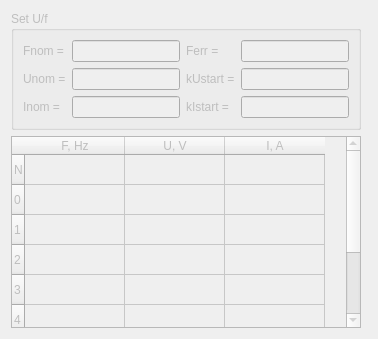
      <widget class="QWidget" name="tab_u_f">
       <attribute name="title">
        <string>U/F</string>
       </attribute>
       <layout class="QGridLayout" name="gridLayout_25">
        <item row="0" column="0">
         <layout class="QVBoxLayout" name="verticalLayout_25">
          <item>
           <widget class="QGroupBox" name="groupBox_UF">
            <property name="enabled">
             <bool>false</bool>
            </property>
            <property name="title">
             <string>Set U/f</string>
            </property>
            <layout class="QGridLayout" name="gridLayout_23">
             <item row="0" column="0">
              <layout class="QGridLayout" name="gridLayout_22">
               <item row="0" column="0">
                <widget class="QLabel" name="label_f_nom">
                 <property name="text">
                  <string>Fnom =</string>
                 </property>
                </widget>
               </item>
               <item row="0" column="1">
                <widget class="QLineEdit" name="lineEdit_f_nom"/>
               </item>
               <item row="0" column="2">
                <widget class="QLabel" name="label_f_err">
                 <property name="text">
                  <string>Ferr =</string>
                 </property>
                </widget>
               </item>
               <item row="0" column="3">
                <widget class="QLineEdit" name="lineEdit_f_err"/>
               </item>
               <item row="1" column="0">
                <widget class="QLabel" name="label_u_nom">
                 <property name="text">
                  <string>Unom =</string>
                 </property>
                </widget>
               </item>
               <item row="1" column="1">
                <widget class="QLineEdit" name="lineEdit_u_nom"/>
               </item>
               <item row="1" column="2">
                <widget class="QLabel" name="label_ku_start">
                 <property name="text">
                  <string>kUstart =</string>
                 </property>
                </widget>
               </item>
               <item row="1" column="3">
                <widget class="QLineEdit" name="lineEdit_ku_start"/>
               </item>
               <item row="2" column="0">
                <widget class="QLabel" name="label_i_nom">
                 <property name="text">
                  <string>Inom =</string>
                 </property>
                </widget>
               </item>
               <item row="2" column="1">
                <widget class="QLineEdit" name="lineEdit_i_nom"/>
               </item>
               <item row="2" column="2">
                <widget class="QLabel" name="label_ki_start">
                 <property name="text">
                  <string>kIstart =</string>
                 </property>
                </widget>
               </item>
               <item row="2" column="3">
                <widget class="QLineEdit" name="lineEdit_ki_start"/>
               </item>
              </layout>
             </item>
            </layout>
           </widget>
          </item>
          <item>
           <widget class="QTableWidget" name="table_UF">
            <property name="enabled">
             <bool>false</bool>
            </property>
            <row>
             <property name="text">
              <string>N</string>
             </property>
            </row>
            <row>
             <property name="text">
              <string>0</string>
             </property>
            </row>
            <row>
             <property name="text">
              <string>1</string>
             </property>
            </row>
            <row>
             <property name="text">
              <string>2</string>
             </property>
            </row>
            <row>
             <property name="text">
              <string>3</string>
             </property>
            </row>
            <row>
             <property name="text">
              <string>4</string>
             </property>
            </row>
            <row>
             <property name="text">
              <string>5</string>
             </property>
            </row>
            <row>
             <property name="text">
              <string>6</string>
             </property>
            </row>
            <column>
             <property name="text">
              <string>F, Hz</string>
             </property>
            </column>
            <column>
             <property name="text">
              <string>U, V</string>
             </property>
            </column>
            <column>
             <property name="text">
              <string>I, A</string>
             </property>
            </column>
           </widget>
          </item>
         </layout>
        </item>
        <item row="0" column="1">
         <widget class="QCustomPlot" name="widget_plot_UF" native="true">
          <property name="sizePolicy">
           <sizepolicy hsizetype="Expanding" vsizetype="Expanding">
            <horstretch>0</horstretch>
            <verstretch>0</verstretch>
           </sizepolicy>
          </property>
         </widget>
        </item>
       </layout>
      </widget>
